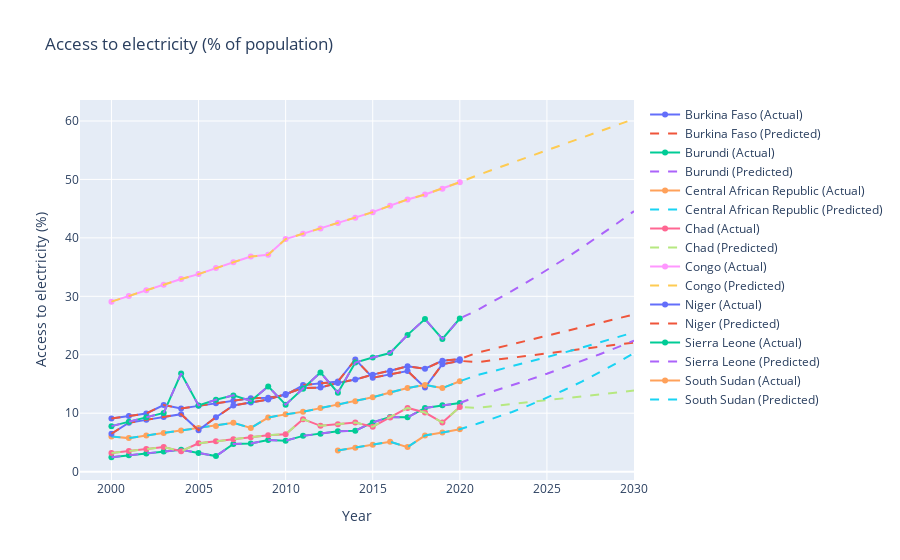

Source (notebook cell):
### Code cell
import pandas as pd
import numpy as np
import plotly.graph_objects as go
from sklearn.pipeline import make_pipeline
from sklearn.preprocessing import PolynomialFeatures
from sklearn.linear_model import LinearRegression

subsaharan_df=pd.read_csv('data/subsaharan-africa.csv')
 
lowest_countries=['Chad', 'Niger', 'Burkina Faso', 'South Sudan', 'Central African Republic', 'Congo', 'Burundi', 'Malaw',  'Sierra Leone']
 
subsaharan_df=subsaharan_df[subsaharan_df['Entity'].isin(lowest_countries)]

subsaharan_df = subsaharan_df[['Entity', 'Year', 'Access to electricity (% of population)']].dropna()

degree = 2

fig = go.Figure()

for entity in subsaharan_df['Entity'].unique():
    entity_data = subsaharan_df[subsaharan_df['Entity'] == entity]
    X = entity_data['Year'].values.reshape(-1, 1)
    y = entity_data['Access to electricity (% of population)'].values

    polynomial_model = make_pipeline(PolynomialFeatures(degree), LinearRegression())
    polynomial_model.fit(X, y)

    future_years = np.arange(X.min(), 2031).reshape(-1, 1)  # Start from the first year to the year 2030
    y_pred = polynomial_model.predict(future_years)

    predicted_full_series = np.concatenate((y, y_pred[len(X):]))  # Take historical y and append predicted for future

    fig.add_trace(go.Scatter(x=entity_data['Year'], y=y, mode='lines+markers', name=f'{entity} (Actual)'))

    fig.add_trace(go.Scatter(x=future_years.flatten(), y=predicted_full_series, mode='lines', name=f'{entity} (Predicted)', line=dict(dash='dash')))

fig.update_layout(
    title='Access to electricity (% of population)',
    xaxis_title='Year',
    yaxis_title='Access to electricity (%)',
    showlegend=True
)

fig.show()


# from sklearn.metrics import mean_squared_error, r2_score

# rmse = np.sqrt(mean_squared_error(y, y_pred))
# r2 = r2_score(y, y_pred)

# print(f'RMSE: {rmse}')
# print(f'R2 Score: {r2}')

### Figure 1 — Plotly figure (JSON) as saved in the notebook; plotly's stock layout.template omitted (floating-point values rounded to 4 significant figures)
{"data": [{"mode": "lines+markers", "name": "Burkina Faso (Actual)", "type": "scatter", "x": [2000, 2001, 2002, 2003, 2004, 2005, 2006, 2007, 2008, 2009, 2010, 2011, 2012, 2013, 2014, 2015, 2016, 2017, 2018, 2019, 2020], "y": [9.075, 9.521, 9.96, 11.4, 10.82, 11.25, 11.69, 12.12, 12.57, 12.63, 13.1, 14.81, 15.12, 15.41, 19.2, 16.08, 16.64, 17.21, 14.4, 18.37, 18.96]}, {"line": {"dash": "dash"}, "mode": "lines", "name": "Burkina Faso (Predicted)", "type": "scatter", "x": [2000, 2001, 2002, 2003, 2004, 2005, 2006, 2007, 2008, 2009, 2010, 2011, 2012, 2013, 2014, 2015, 2016, 2017, 2018, 2019, 2020, 2021, 2022, 2023, 2024, 2025, 2026, 2027, 2028, 2029, 2030], "y": [9.075, 9.521, 9.96, 11.4, 10.82, 11.25, 11.69, 12.12, 12.57, 12.63, 13.1, 14.81, 15.12, 15.41, 19.2, 16.08, 16.64, 17.21, 14.4, 18.37, 18.96, 18.72, 19.12, 19.51, 19.89, 20.27, 20.64, 21.01, 21.37, 21.73, 22.07]}, {"mode": "lines+markers", "name": "Burundi (Actual)", "type": "scatter", "x": [2000, 2001, 2002, 2003, 2004, 2005, 2006, 2007, 2008, 2009, 2010, 2011, 2012, 2013, 2014, 2015, 2016, 2017, 2018, 2019, 2020], "y": [2.463, 2.797, 3.124, 3.445, 3.764, 3.207, 2.66, 4.726, 4.8, 5.399, 5.3, 6.123, 6.5, 6.9, 7, 8.428, 9.348, 9.3, 10.88, 11.36, 11.74]}, {"line": {"dash": "dash"}, "mode": "lines", "name": "Burundi (Predicted)", "type": "scatter", "x": [2000, 2001, 2002, 2003, 2004, 2005, 2006, 2007, 2008, 2009, 2010, 2011, 2012, 2013, 2014, 2015, 2016, 2017, 2018, 2019, 2020, 2021, 2022, 2023, 2024, 2025, 2026, 2027, 2028, 2029, 2030], "y": [2.463, 2.797, 3.124, 3.445, 3.764, 3.207, 2.66, 4.726, 4.8, 5.399, 5.3, 6.123, 6.5, 6.9, 7, 8.428, 9.348, 9.3, 10.88, 11.36, 11.74, 12.91, 13.81, 14.76, 15.74, 16.76, 17.82, 18.91, 20.05, 21.22, 22.43]}, {"mode": "lines+markers", "name": "Central African Republic (Actual)", "type": "scatter", "x": [2000, 2001, 2002, 2003, 2004, 2005, 2006, 2007, 2008, 2009, 2010, 2011, 2012, 2013, 2014, 2015, 2016, 2017, 2018, 2019, 2020], "y": [6, 5.736, 6.177, 6.613, 7.046, 7.478, 7.805, 8.351, 7.48, 9.253, 9.8, 10.25, 10.87, 11.47, 12.06, 12.73, 13.53, 14.3, 14.84, 14.3, 15.47]}, {"line": {"dash": "dash"}, "mode": "lines", "name": "Central African Republic (Predicted)", "type": "scatter", "x": [2000, 2001, 2002, 2003, 2004, 2005, 2006, 2007, 2008, 2009, 2010, 2011, 2012, 2013, 2014, 2015, 2016, 2017, 2018, 2019, 2020, 2021, 2022, 2023, 2024, 2025, 2026, 2027, 2028, 2029, 2030], "y": [6, 5.736, 6.177, 6.613, 7.046, 7.478, 7.805, 8.351, 7.48, 9.253, 9.8, 10.25, 10.87, 11.47, 12.06, 12.73, 13.53, 14.3, 14.84, 14.3, 15.47, 16.52, 17.26, 18.01, 18.79, 19.58, 20.39, 21.22, 22.08, 22.95, 23.84]}, {"mode": "lines+markers", "name": "Chad (Actual)", "type": "scatter", "x": [2000, 2001, 2002, 2003, 2004, 2005, 2006, 2007, 2008, 2009, 2010, 2011, 2012, 2013, 2014, 2015, 2016, 2017, 2018, 2019, 2020], "y": [3.18, 3.527, 3.867, 4.201, 3.5, 4.864, 5.197, 5.534, 5.879, 6.233, 6.4, 8.98, 7.835, 8.127, 8.406, 7.7, 9.264, 10.9, 10.11, 8.4, 11.08]}, {"line": {"dash": "dash"}, "mode": "lines", "name": "Chad (Predicted)", "type": "scatter", "x": [2000, 2001, 2002, 2003, 2004, 2005, 2006, 2007, 2008, 2009, 2010, 2011, 2012, 2013, 2014, 2015, 2016, 2017, 2018, 2019, 2020, 2021, 2022, 2023, 2024, 2025, 2026, 2027, 2028, 2029, 2030], "y": [3.18, 3.527, 3.867, 4.201, 3.5, 4.864, 5.197, 5.534, 5.879, 6.233, 6.4, 8.98, 7.835, 8.127, 8.406, 7.7, 9.264, 10.9, 10.11, 8.4, 11.08, 10.9, 11.24, 11.58, 11.92, 12.25, 12.58, 12.91, 13.23, 13.55, 13.87]}, {"mode": "lines+markers", "name": "Congo (Actual)", "type": "scatter", "x": [2000, 2001, 2002, 2003, 2004, 2005, 2006, 2007, 2008, 2009, 2010, 2011, 2012, 2013, 2014, 2015, 2016, 2017, 2018, 2019, 2020], "y": [29.09, 30.06, 31.03, 31.99, 32.95, 33.8, 34.86, 35.83, 36.8, 37.1, 39.79, 40.72, 41.6, 42.54, 43.43, 44.4, 45.51, 46.57, 47.42, 48.41, 49.52]}, {"line": {"dash": "dash"}, "mode": "lines", "name": "Congo (Predicted)", "type": "scatter", "x": [2000, 2001, 2002, 2003, 2004, 2005, 2006, 2007, 2008, 2009, 2010, 2011, 2012, 2013, 2014, 2015, 2016, 2017, 2018, 2019, 2020, 2021, 2022, 2023, 2024, 2025, 2026, 2027, 2028, 2029, 2030], "y": [29.09, 30.06, 31.03, 31.99, 32.95, 33.8, 34.86, 35.83, 36.8, 37.1, 39.79, 40.72, 41.6, 42.54, 43.43, 44.4, 45.51, 46.57, 47.42, 48.41, 49.52, 50.71, 51.77, 52.83, 53.9, 54.97, 56.04, 57.11, 58.18, 59.26, 60.34]}, {"mode": "lines+markers", "name": "Niger (Actual)", "type": "scatter", "x": [2000, 2001, 2002, 2003, 2004, 2005, 2006, 2007, 2008, 2009, 2010, 2011, 2012, 2013, 2014, 2015, 2016, 2017, 2018, 2019, 2020], "y": [6.481, 8.362, 8.859, 9.351, 9.84, 7.1, 9.3, 11.31, 11.81, 12.33, 13.28, 14.3, 14.4, 15.17, 15.77, 16.6, 17.27, 18.05, 17.6, 18.97, 19.25]}, {"line": {"dash": "dash"}, "mode": "lines", "name": "Niger (Predicted)", "type": "scatter", "x": [2000, 2001, 2002, 2003, 2004, 2005, 2006, 2007, 2008, 2009, 2010, 2011, 2012, 2013, 2014, 2015, 2016, 2017, 2018, 2019, 2020, 2021, 2022, 2023, 2024, 2025, 2026, 2027, 2028, 2029, 2030], "y": [6.481, 8.362, 8.859, 9.351, 9.84, 7.1, 9.3, 11.31, 11.81, 12.33, 13.28, 14.3, 14.4, 15.17, 15.77, 16.6, 17.27, 18.05, 17.6, 18.97, 19.25, 20.37, 21.07, 21.78, 22.5, 23.22, 23.94, 24.68, 25.41, 26.16, 26.91]}, {"mode": "lines+markers", "name": "Sierra Leone (Actual)", "type": "scatter", "x": [2000, 2001, 2002, 2003, 2004, 2005, 2006, 2007, 2008, 2009, 2010, 2011, 2012, 2013, 2014, 2015, 2016, 2017, 2018, 2019, 2020], "y": [7.788, 8.551, 9.306, 10.06, 16.8, 11.33, 12.3, 13.05, 12.1, 14.58, 11.46, 14.2, 16.98, 13.5, 18.67, 19.53, 20.3, 23.4, 26.1, 22.7, 26.2]}, {"line": {"dash": "dash"}, "mode": "lines", "name": "Sierra Leone (Predicted)", "type": "scatter", "x": [2000, 2001, 2002, 2003, 2004, 2005, 2006, 2007, 2008, 2009, 2010, 2011, 2012, 2013, 2014, 2015, 2016, 2017, 2018, 2019, 2020, 2021, 2022, 2023, 2024, 2025, 2026, 2027, 2028, 2029, 2030], "y": [7.788, 8.551, 9.306, 10.06, 16.8, 11.33, 12.3, 13.05, 12.1, 14.58, 11.46, 14.2, 16.98, 13.5, 18.67, 19.53, 20.3, 23.4, 26.1, 22.7, 26.2, 27.64, 29.24, 30.92, 32.67, 34.48, 36.36, 38.31, 40.33, 42.42, 44.57]}, {"mode": "lines+markers", "name": "South Sudan (Actual)", "type": "scatter", "x": [2013, 2014, 2015, 2016, 2017, 2018, 2019, 2020], "y": [3.608, 4.097, 4.601, 5.117, 4.2, 6.173, 6.707, 7.241]}, {"line": {"dash": "dash"}, "mode": "lines", "name": "South Sudan (Predicted)", "type": "scatter", "x": [2013, 2014, 2015, 2016, 2017, 2018, 2019, 2020, 2021, 2022, 2023, 2024, 2025, 2026, 2027, 2028, 2029, 2030], "y": [3.608, 4.097, 4.601, 5.117, 4.2, 6.173, 6.707, 7.241, 8.183, 9.153, 10.22, 11.37, 12.62, 13.97, 15.4, 16.93, 18.56, 20.27]}], "layout": {"showlegend": true, "title": {"text": "Access to electricity (% of population)"}, "xaxis": {"title": {"text": "Year"}}, "yaxis": {"title": {"text": "Access to electricity (%)"}}}}
